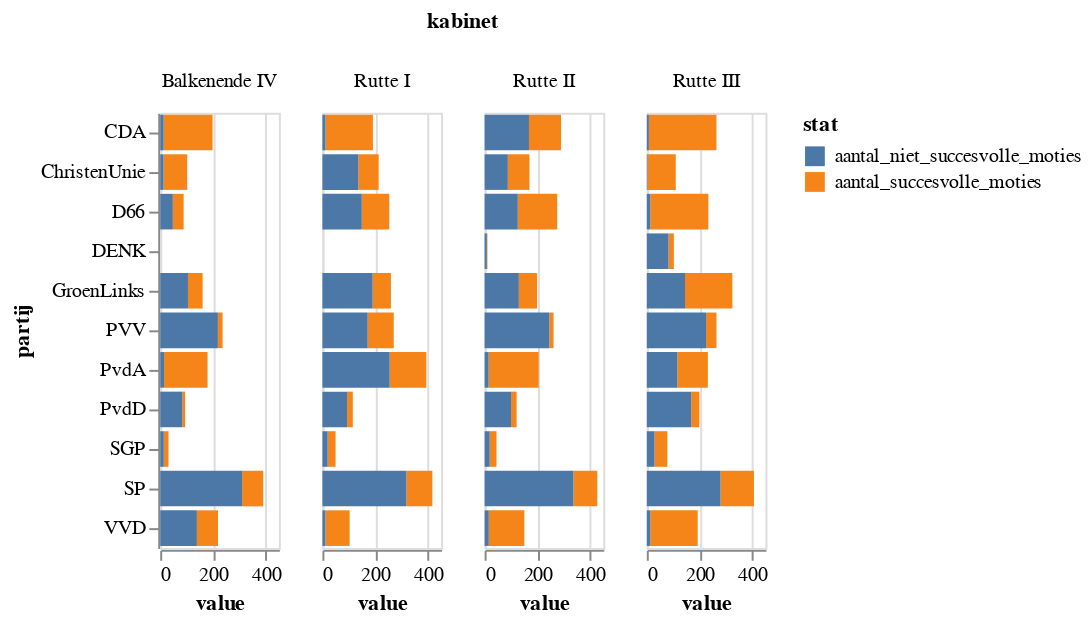

Notebook source saved alongside this figure:
### Markdown cell above
Interessant! Bij veel partijen levert een zetel ongeveer 17 succesvolle moties op. Uitzonderingen zijn FvD en PvVV, maar ook Denk, PvdD, VVD en SP zijn minder productief. Opvallend dat de VVD eigenlijk al jaren lang weinig succesvolle moties indient, terwijl andere regeringspartijen dit wel doen.

### Code cell
party_perf = party_perf.loc[party_perf['partij'].isin(get_largest_parties(2020))]
alt.Chart(party_perf).mark_bar().encode(
    column='kabinet',
    x='value:Q',
    y='partij',
    color='stat'
).properties(width=60).transform_filter(alt.FieldOneOfPredicate(field='stat', oneOf=['aantal_succesvolle_moties','aantal_niet_succesvolle_moties']))

### Figure 1 — Vega-Lite specification as saved in the notebook (floating-point values rounded to 4 significant figures; data arrays with more than 128 entries replaced by an {"elided": "..."} marker saying what was removed)
{"config": {"view": {"continuousWidth": 400, "continuousHeight": 300}}, "data": {"name": "data-faf3ff0c811e31b8cc6a32e43794ec21"}, "mark": "bar", "encoding": {"color": {"type": "nominal", "field": "stat"}, "column": {"type": "nominal", "field": "kabinet"}, "x": {"type": "quantitative", "field": "value"}, "y": {"type": "nominal", "field": "partij"}}, "transform": [{"filter": {"field": "stat", "oneOf": ["aantal_succesvolle_moties", "aantal_niet_succesvolle_moties"]}}], "width": 60, "$schema": "https://vega.github.io/schema/vega-lite/v4.0.2.json", "datasets": {"data-faf3ff0c811e31b8cc6a32e43794ec21": {"elided": "336 records"}}}
